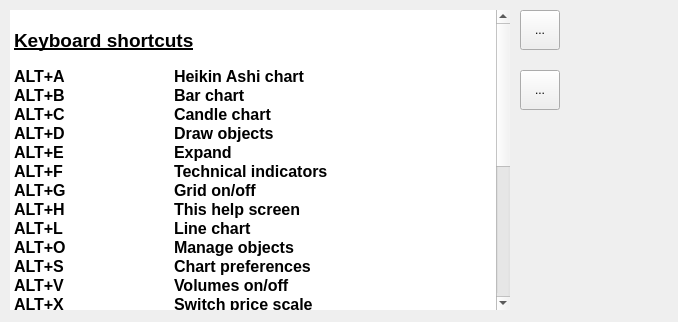
<?xml version="1.0" encoding="UTF-8"?>
<ui version="4.0">
 <class>QTACHelp</class>
 <widget class="QWidget" name="QTACHelp">
  <property name="geometry">
   <rect>
    <x>0</x>
    <y>0</y>
    <width>678</width>
    <height>322</height>
   </rect>
  </property>
  <property name="windowTitle">
   <string>Chart Help</string>
  </property>
  <property name="windowIcon">
   <iconset>
    <normaloff>:/icons/images/icons/TIFF/back_alt.tiff</normaloff>:/icons/images/icons/TIFF/back_alt.tiff</iconset>
  </property>
  <widget class="QTextEdit" name="textEditHelp">
   <property name="geometry">
    <rect>
     <x>10</x>
     <y>10</y>
     <width>500</width>
     <height>300</height>
    </rect>
   </property>
   <property name="minimumSize">
    <size>
     <width>350</width>
     <height>300</height>
    </size>
   </property>
   <property name="maximumSize">
    <size>
     <width>2048</width>
     <height>2048</height>
    </size>
   </property>
   <property name="baseSize">
    <size>
     <width>350</width>
     <height>300</height>
    </size>
   </property>
   <property name="font">
    <font>
     <pointsize>10</pointsize>
     <weight>75</weight>
     <bold>true</bold>
    </font>
   </property>
   <property name="focusPolicy">
    <enum>Qt::StrongFocus</enum>
   </property>
   <property name="frameShape">
    <enum>QFrame::NoFrame</enum>
   </property>
   <property name="frameShadow">
    <enum>QFrame::Plain</enum>
   </property>
   <property name="lineWidth">
    <number>0</number>
   </property>
   <property name="documentTitle">
    <string>Keyboard Shortcuts</string>
   </property>
   <property name="readOnly">
    <bool>true</bool>
   </property>
   <property name="html">
    <string>&lt;!DOCTYPE HTML PUBLIC &quot;-//W3C//DTD HTML 4.0//EN&quot; &quot;http://www.w3.org/TR/REC-html40/strict.dtd&quot;&gt;
&lt;html&gt;&lt;head&gt;&lt;meta name=&quot;qrichtext&quot; content=&quot;1&quot; /&gt;&lt;title&gt;Keyboard Shortcuts&lt;/title&gt;&lt;style type=&quot;text/css&quot;&gt;
p, li { white-space: pre-wrap; }
&lt;/style&gt;&lt;/head&gt;&lt;body style=&quot; font-family:'Sans Serif'; font-size:10pt; font-weight:600; font-style:normal;&quot;&gt;
&lt;p style=&quot;-qt-paragraph-type:empty; margin-top:0px; margin-bottom:0px; margin-left:0px; margin-right:0px; -qt-block-indent:0; text-indent:0px; font-weight:400;&quot;&gt;&lt;br /&gt;&lt;/p&gt;
&lt;p style=&quot; margin-top:0px; margin-bottom:0px; margin-left:0px; margin-right:0px; -qt-block-indent:0; text-indent:0px;&quot;&gt;&lt;span style=&quot; font-size:14pt; text-decoration: underline;&quot;&gt;Keyboard shortcuts&lt;/span&gt;&lt;/p&gt;
&lt;p style=&quot;-qt-paragraph-type:empty; margin-top:0px; margin-bottom:0px; margin-left:0px; margin-right:0px; -qt-block-indent:0; text-indent:0px; font-weight:400;&quot;&gt;&lt;br /&gt;&lt;/p&gt;
&lt;p style=&quot; margin-top:0px; margin-bottom:0px; margin-left:0px; margin-right:0px; -qt-block-indent:0; text-indent:0px;&quot;&gt;&lt;span style=&quot; font-size:12pt;&quot;&gt;ALT+A	  	Heikin Ashi chart&lt;/span&gt;&lt;/p&gt;
&lt;p style=&quot; margin-top:0px; margin-bottom:0px; margin-left:0px; margin-right:0px; -qt-block-indent:0; text-indent:0px;&quot;&gt;&lt;span style=&quot; font-size:12pt;&quot;&gt;ALT+B	  	Bar chart&lt;/span&gt;&lt;/p&gt;
&lt;p style=&quot; margin-top:0px; margin-bottom:0px; margin-left:0px; margin-right:0px; -qt-block-indent:0; text-indent:0px;&quot;&gt;&lt;span style=&quot; font-size:12pt;&quot;&gt;ALT+C	  	Candle chart&lt;/span&gt;&lt;/p&gt;
&lt;p style=&quot; margin-top:0px; margin-bottom:0px; margin-left:0px; margin-right:0px; -qt-block-indent:0; text-indent:0px;&quot;&gt;&lt;span style=&quot; font-size:12pt;&quot;&gt;ALT+D		Draw objects&lt;/span&gt;&lt;/p&gt;
&lt;p style=&quot; margin-top:0px; margin-bottom:0px; margin-left:0px; margin-right:0px; -qt-block-indent:0; text-indent:0px;&quot;&gt;&lt;span style=&quot; font-size:12pt;&quot;&gt;ALT+E		Expand &lt;/span&gt;&lt;/p&gt;
&lt;p style=&quot; margin-top:0px; margin-bottom:0px; margin-left:0px; margin-right:0px; -qt-block-indent:0; text-indent:0px;&quot;&gt;&lt;span style=&quot; font-size:12pt;&quot;&gt;ALT+F		Technical indicators&lt;/span&gt;&lt;/p&gt;
&lt;p style=&quot; margin-top:0px; margin-bottom:0px; margin-left:0px; margin-right:0px; -qt-block-indent:0; text-indent:0px;&quot;&gt;&lt;span style=&quot; font-size:12pt;&quot;&gt;ALT+G	  	Grid on/off&lt;/span&gt;&lt;/p&gt;
&lt;p style=&quot; margin-top:0px; margin-bottom:0px; margin-left:0px; margin-right:0px; -qt-block-indent:0; text-indent:0px;&quot;&gt;&lt;span style=&quot; font-size:12pt;&quot;&gt;ALT+H	  	This help screen&lt;/span&gt;&lt;/p&gt;
&lt;p style=&quot; margin-top:0px; margin-bottom:0px; margin-left:0px; margin-right:0px; -qt-block-indent:0; text-indent:0px;&quot;&gt;&lt;span style=&quot; font-size:12pt;&quot;&gt;ALT+L	  	Line chart&lt;/span&gt;&lt;/p&gt;
&lt;p style=&quot; margin-top:0px; margin-bottom:0px; margin-left:0px; margin-right:0px; -qt-block-indent:0; text-indent:0px;&quot;&gt;&lt;span style=&quot; font-size:12pt;&quot;&gt;ALT+O		Manage objects&lt;/span&gt;&lt;/p&gt;
&lt;p style=&quot; margin-top:0px; margin-bottom:0px; margin-left:0px; margin-right:0px; -qt-block-indent:0; text-indent:0px;&quot;&gt;&lt;span style=&quot; font-size:12pt;&quot;&gt;ALT+S	  	Chart preferences&lt;/span&gt;&lt;/p&gt;
&lt;p style=&quot; margin-top:0px; margin-bottom:0px; margin-left:0px; margin-right:0px; -qt-block-indent:0; text-indent:0px;&quot;&gt;&lt;span style=&quot; font-size:12pt;&quot;&gt;ALT+V	  	Volumes on/off&lt;/span&gt;&lt;/p&gt;
&lt;p style=&quot; margin-top:0px; margin-bottom:0px; margin-left:0px; margin-right:0px; -qt-block-indent:0; text-indent:0px;&quot;&gt;&lt;span style=&quot; font-size:12pt;&quot;&gt;ALT+X		Switch price scale&lt;/span&gt;&lt;/p&gt;
&lt;p style=&quot; margin-top:0px; margin-bottom:0px; margin-left:0px; margin-right:0px; -qt-block-indent:0; text-indent:0px;&quot;&gt;&lt;span style=&quot; font-size:12pt;&quot;&gt;ALT+Z	  	Back to chart&lt;/span&gt;&lt;/p&gt;
&lt;p style=&quot; margin-top:0px; margin-bottom:0px; margin-left:0px; margin-right:0px; -qt-block-indent:0; text-indent:0px;&quot;&gt;&lt;span style=&quot; font-size:12pt;&quot;&gt;+	  	Zoom in&lt;/span&gt;&lt;/p&gt;
&lt;p style=&quot; margin-top:0px; margin-bottom:0px; margin-left:0px; margin-right:0px; -qt-block-indent:0; text-indent:0px;&quot;&gt;&lt;span style=&quot; font-size:12pt;&quot;&gt; -	  	Zoom out&lt;/span&gt;&lt;/p&gt;
&lt;p style=&quot; margin-top:0px; margin-bottom:0px; margin-left:0px; margin-right:0px; -qt-block-indent:0; text-indent:0px;&quot;&gt;&lt;span style=&quot; font-size:12pt;&quot;&gt;Home            	Move to chart's begin&lt;/span&gt;&lt;/p&gt;
&lt;p style=&quot; margin-top:0px; margin-bottom:0px; margin-left:0px; margin-right:0px; -qt-block-indent:0; text-indent:0px;&quot;&gt;&lt;span style=&quot; font-size:12pt;&quot;&gt;End 	  	Move to chart's end&lt;/span&gt;&lt;/p&gt;
&lt;p style=&quot; margin-top:0px; margin-bottom:0px; margin-left:0px; margin-right:0px; -qt-block-indent:0; text-indent:0px;&quot;&gt;&lt;span style=&quot; font-size:12pt;&quot;&gt;Left	  	Move backward by one frame&lt;/span&gt;&lt;/p&gt;
&lt;p style=&quot; margin-top:0px; margin-bottom:0px; margin-left:0px; margin-right:0px; -qt-block-indent:0; text-indent:0px;&quot;&gt;&lt;span style=&quot; font-size:12pt;&quot;&gt;Right	  	Move forward by one frame&lt;/span&gt;&lt;/p&gt;
&lt;p style=&quot; margin-top:0px; margin-bottom:0px; margin-left:0px; margin-right:0px; -qt-block-indent:0; text-indent:0px;&quot;&gt;&lt;span style=&quot; font-size:12pt;&quot;&gt;Wheel 	  	Move chart  by one frame&lt;/span&gt;&lt;/p&gt;
&lt;p style=&quot; margin-top:0px; margin-bottom:0px; margin-left:0px; margin-right:0px; -qt-block-indent:0; text-indent:0px;&quot;&gt;&lt;span style=&quot; font-size:12pt;&quot;&gt;Drag 	  	Move chart backward or forward&lt;/span&gt;&lt;/p&gt;
&lt;p style=&quot; margin-top:0px; margin-bottom:0px; margin-left:0px; margin-right:0px; -qt-block-indent:0; text-indent:0px;&quot;&gt;&lt;span style=&quot; font-size:12pt;&quot;&gt;Page Up		Move chart backward by one page&lt;/span&gt;&lt;/p&gt;
&lt;p style=&quot; margin-top:0px; margin-bottom:0px; margin-left:0px; margin-right:0px; -qt-block-indent:0; text-indent:0px;&quot;&gt;&lt;span style=&quot; font-size:12pt;&quot;&gt;Page Down	Move chart forward by one page &lt;/span&gt;&lt;/p&gt;
&lt;p style=&quot; margin-top:0px; margin-bottom:0px; margin-left:0px; margin-right:0px; -qt-block-indent:0; text-indent:0px;&quot;&gt;&lt;span style=&quot; font-size:12pt;&quot;&gt;Tab 		Next tab&lt;/span&gt;&lt;/p&gt;
&lt;p style=&quot; margin-top:0px; margin-bottom:0px; margin-left:0px; margin-right:0px; -qt-block-indent:0; text-indent:0px;&quot;&gt;&lt;span style=&quot; font-size:12pt;&quot;&gt;Backtab		Previous tab&lt;/span&gt;&lt;/p&gt;
&lt;p style=&quot;-qt-paragraph-type:empty; margin-top:0px; margin-bottom:0px; margin-left:0px; margin-right:0px; -qt-block-indent:0; text-indent:0px; font-size:12pt;&quot;&gt;&lt;br /&gt;&lt;/p&gt;&lt;/body&gt;&lt;/html&gt;</string>
   </property>
  </widget>
  <widget class="QToolButton" name="upToolButton">
   <property name="geometry">
    <rect>
     <x>520</x>
     <y>10</y>
     <width>40</width>
     <height>40</height>
    </rect>
   </property>
   <property name="focusPolicy">
    <enum>Qt::NoFocus</enum>
   </property>
   <property name="text">
    <string>...</string>
   </property>
   <property name="icon">
    <iconset resource="../resources/ChartGeany.qrc">
     <normaloff>:/png/images/icons/PNG/up_alt.png</normaloff>:/png/images/icons/PNG/up_alt.png</iconset>
   </property>
   <property name="iconSize">
    <size>
     <width>32</width>
     <height>32</height>
    </size>
   </property>
  </widget>
  <widget class="QToolButton" name="downToolButton">
   <property name="geometry">
    <rect>
     <x>520</x>
     <y>70</y>
     <width>40</width>
     <height>40</height>
    </rect>
   </property>
   <property name="focusPolicy">
    <enum>Qt::NoFocus</enum>
   </property>
   <property name="text">
    <string>...</string>
   </property>
   <property name="icon">
    <iconset resource="../resources/ChartGeany.qrc">
     <normaloff>:/png/images/icons/PNG/down_alt.png</normaloff>:/png/images/icons/PNG/down_alt.png</iconset>
   </property>
   <property name="iconSize">
    <size>
     <width>32</width>
     <height>32</height>
    </size>
   </property>
  </widget>
 </widget>
 <resources>
  <include location="../resources/ChartGeany.qrc"/>
 </resources>
 <connections/>
</ui>
